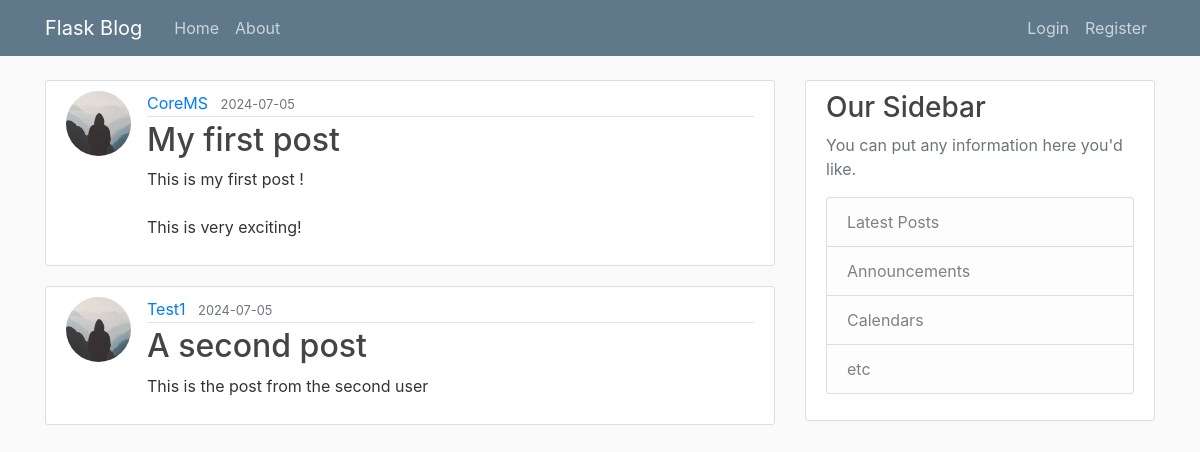
Page /home on the earlier database version.
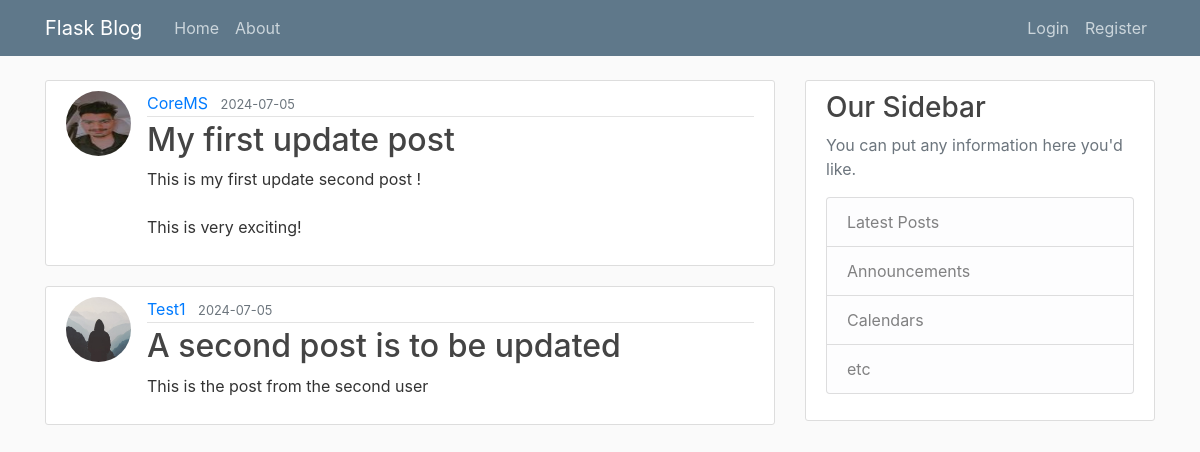
Same page on the later database version.
### app/model.py (models this page shows, shortened)
class Post(db.Model):
    id = db.Column(db.Integer , primary_key=True)
    title = db.Column(db.String(100) , nullable =False)
    date_posted = db.Column(db.DateTime , nullable =False, default=datetime.utcnow)
    content = db.Column(db.Text , nullable=False)
    user_id = db.Column(db.Integer, db.ForeignKey('user.id'), nullable= False)

class User(db.Model , UserMixin):
    id = db.Column(db.Integer , primary_key=True)
    username = db.Column(db.String(20) , unique= True , nullable =False)
    email = db.Column(db.String(120) , unique= True , nullable =False)
    image_file = db.Column(db.String(20) , nullable =False, default ='default.jpg')
    password = db.Column(db.String(60) , nullable =False)
    posts = db.relationship('Post' , backref ='author', lazy=True)

### app/routes.py (the view)
@app.route("/")
@app.route("/home")
def home():
    posts = Post.query.all()
    return render_template('home.html', posts=posts)

### app/templates/home.html
{% extends "layout.html" %}
{% block content %}
    {% for post in posts %}
        <article class="media content-section">
          <img class="rounded-circle article-img" src="{{ url_for('static', filename='profile_pics/' + post.author.image_file) }}">
          <div class="media-body">
            <div class="article-metadata">
              <a class="mr-2" href="#">{{ post.author.username }}</a>
              <small class="text-muted">{{ post.date_posted.strftime('%Y-%m-%d') }}</small>
            </div>
            <h2><a class="article-title" href="{{ url_for('post', post_id=post.id) }}">{{ post.title }}</a></h2>
            <p class="article-content">{{ post.content }}</p>
          </div>
        </article>
    {% endfor %}
{% endblock content %}

### app/templates/layout.html (shortened to what this page needs)
<!DOCTYPE html>
<html>
<head>
    <link rel="stylesheet" href="https://maxcdn.bootstrapcdn.com/bootstrap/4.0.0/css/bootstrap.min.css">
    <link rel="stylesheet" type="text/css" href="{{ url_for('static', filename='main.css') }}">
</head>
<body>
    <header class="site-header">
      <nav class="navbar navbar-expand-md navbar-dark bg-steel fixed-top">
        <div class="container">
          <a class="navbar-brand mr-4" href="/">Flask Blog</a>
          <div class="collapse navbar-collapse" id="navbarToggle">
            <div class="navbar-nav mr-auto">
              <a class="nav-item nav-link" href="{{ url_for('home') }}">Home</a>
              <a class="nav-item nav-link" href="{{ url_for('about') }}">About</a>
            </div>
            <div class="navbar-nav">
              {% if current_user.is_authenticated %}
                <a class="nav-item nav-link" href="{{ url_for('new_post') }}">New Post</a>
                <a class="nav-item nav-link" href="{{ url_for('account') }}">Account</a>
                <a class="nav-item nav-link" href="{{ url_for('logout') }}">Logout</a>
              {% else %}
                <a class="nav-item nav-link" href="{{ url_for('login') }}">Login</a>
                <a class="nav-item nav-link" href="{{ url_for('register') }}">Register</a>
              {% endif %}
            </div>
          </div>
        </div>
      </nav>
    </header>
    <main role="main" class="container">
      <div class="row">
        <div class="col-md-8">
          {% block content %}{% endblock %}
        </div>
        <div class="col-md-4">
          <div class="content-section">
            <h3>Our Sidebar</h3>
            <p class='text-muted'>You can put any information here you'd like.
              <ul class="list-group">
                <li class="list-group-item list-group-item-light">Latest Posts</li>
                <li class="list-group-item list-group-item-light">Announcements</li>
                <li class="list-group-item list-group-item-light">Calendars</li>
                <li class="list-group-item list-group-item-light">etc</li>
              </ul>
            </p>
          </div>
        </div>
      </div>
    </main>
</body>
</html>

### app/static/main.css (style rules this page uses)
body { background: #fafafa; color: #333333; margin-top: 5rem; }
h1, h2, h3, h4, h5, h6 { color: #444444; }
.bg-steel { background-color: #5f788a; }
.site-header .navbar-nav .nav-link { color: #cbd5db; }
.content-section { background: #ffffff; padding: 10px 20px; border: 1px solid #dddddd; border-radius: 3px; margin-bottom: 20px; }
.article-title { color: #444444; }
.article-content { white-space: pre-line; }
.article-img { height: 65px; width: 65px; margin-right: 16px; }
.article-metadata { padding-bottom: 1px; margin-bottom: 4px; border-bottom: 1px solid #e3e3e3 }

Differences in the rows shown:
changed Post "CoreMS": image_file: picture added in place of a placeholder; title "My first post" → "My first update post"; content "This is my first post ! This is very exciting!" → "This is my first update second post ! This is very exciting!"
changed Post "This is the post from the second user": title "A second post" → "A second post is to be updated"
